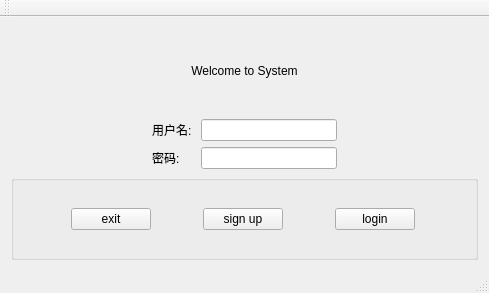
<?xml version="1.0" encoding="UTF-8"?>
<ui version="4.0">
 <class>MainWindow</class>
 <widget class="QMainWindow" name="MainWindow">
  <property name="geometry">
   <rect>
    <x>0</x>
    <y>0</y>
    <width>489</width>
    <height>293</height>
   </rect>
  </property>
  <property name="minimumSize">
   <size>
    <width>0</width>
    <height>0</height>
   </size>
  </property>
  <property name="maximumSize">
   <size>
    <width>2000</width>
    <height>3000</height>
   </size>
  </property>
  <property name="windowTitle">
   <string>MainWindow</string>
  </property>
  <widget class="QWidget" name="centralWidget">
   <layout class="QGridLayout" name="gridLayout_2">
    <item row="1" column="2">
     <widget class="QLineEdit" name="login_username">
      <property name="sizePolicy">
       <sizepolicy hsizetype="Preferred" vsizetype="Fixed">
        <horstretch>0</horstretch>
        <verstretch>0</verstretch>
       </sizepolicy>
      </property>
      <property name="clearButtonEnabled">
       <bool>true</bool>
      </property>
     </widget>
    </item>
    <item row="0" column="0" colspan="4">
     <widget class="QLabel" name="label_5">
      <property name="sizePolicy">
       <sizepolicy hsizetype="Expanding" vsizetype="Preferred">
        <horstretch>0</horstretch>
        <verstretch>0</verstretch>
       </sizepolicy>
      </property>
      <property name="layoutDirection">
       <enum>Qt::LeftToRight</enum>
      </property>
      <property name="autoFillBackground">
       <bool>false</bool>
      </property>
      <property name="frameShape">
       <enum>QFrame::NoFrame</enum>
      </property>
      <property name="text">
       <string>Welcome to System</string>
      </property>
      <property name="alignment">
       <set>Qt::AlignCenter</set>
      </property>
     </widget>
    </item>
    <item row="2" column="3">
     <widget class="QLabel" name="login_status2">
      <property name="text">
       <string/>
      </property>
     </widget>
    </item>
    <item row="1" column="3">
     <widget class="QLabel" name="login_status1">
      <property name="text">
       <string/>
      </property>
     </widget>
    </item>
    <item row="2" column="2">
     <widget class="QLineEdit" name="login_pwd">
      <property name="sizePolicy">
       <sizepolicy hsizetype="Preferred" vsizetype="Fixed">
        <horstretch>0</horstretch>
        <verstretch>0</verstretch>
       </sizepolicy>
      </property>
      <property name="echoMode">
       <enum>QLineEdit::Password</enum>
      </property>
      <property name="clearButtonEnabled">
       <bool>true</bool>
      </property>
     </widget>
    </item>
    <item row="1" column="1">
     <widget class="QLabel" name="label">
      <property name="sizePolicy">
       <sizepolicy hsizetype="Fixed" vsizetype="Fixed">
        <horstretch>0</horstretch>
        <verstretch>0</verstretch>
       </sizepolicy>
      </property>
      <property name="text">
       <string>用户名: </string>
      </property>
     </widget>
    </item>
    <item row="2" column="1">
     <widget class="QLabel" name="label_2">
      <property name="sizePolicy">
       <sizepolicy hsizetype="Fixed" vsizetype="Fixed">
        <horstretch>0</horstretch>
        <verstretch>0</verstretch>
       </sizepolicy>
      </property>
      <property name="text">
       <string>密码: </string>
      </property>
     </widget>
    </item>
    <item row="4" column="0" colspan="4">
     <widget class="QGroupBox" name="groupBox">
      <property name="title">
       <string/>
      </property>
      <layout class="QHBoxLayout" name="horizontalLayout">
       <item>
        <widget class="QPushButton" name="exit">
         <property name="sizePolicy">
          <sizepolicy hsizetype="Fixed" vsizetype="Fixed">
           <horstretch>0</horstretch>
           <verstretch>0</verstretch>
          </sizepolicy>
         </property>
         <property name="text">
          <string>exit</string>
         </property>
        </widget>
       </item>
       <item>
        <widget class="QPushButton" name="signup">
         <property name="sizePolicy">
          <sizepolicy hsizetype="Fixed" vsizetype="Fixed">
           <horstretch>0</horstretch>
           <verstretch>0</verstretch>
          </sizepolicy>
         </property>
         <property name="text">
          <string>sign up</string>
         </property>
        </widget>
       </item>
       <item>
        <widget class="QPushButton" name="login">
         <property name="sizePolicy">
          <sizepolicy hsizetype="Fixed" vsizetype="Fixed">
           <horstretch>0</horstretch>
           <verstretch>0</verstretch>
          </sizepolicy>
         </property>
         <property name="text">
          <string>login</string>
         </property>
        </widget>
       </item>
      </layout>
     </widget>
    </item>
   </layout>
  </widget>
  <widget class="QMenuBar" name="menuBar">
   <property name="geometry">
    <rect>
     <x>0</x>
     <y>0</y>
     <width>489</width>
     <height>22</height>
    </rect>
   </property>
  </widget>
  <widget class="QToolBar" name="mainToolBar">
   <attribute name="toolBarArea">
    <enum>TopToolBarArea</enum>
   </attribute>
   <attribute name="toolBarBreak">
    <bool>false</bool>
   </attribute>
  </widget>
  <widget class="QStatusBar" name="statusBar"/>
 </widget>
 <layoutdefault spacing="6" margin="11"/>
 <resources/>
 <connections/>
</ui>
